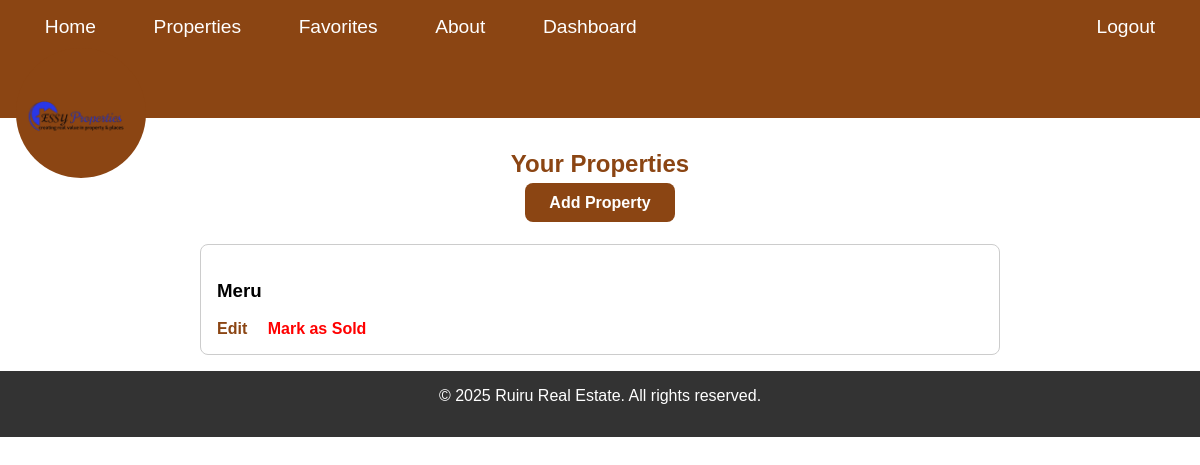
Page /seller/dashboard/ (signed in) on the earlier database version.
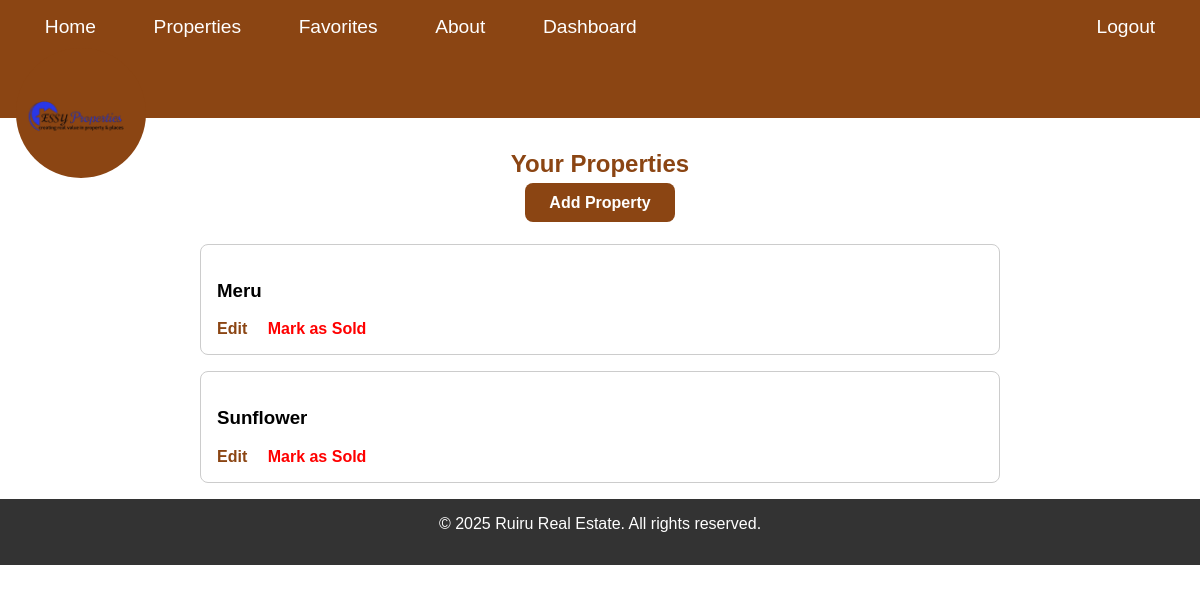
Same page on the later database version.
### mainapp/models.py (models this page shows, shortened)
class Property(models.Model):
    PROPERTY_TYPES = (
        ('house', 'House'),
        ('apartment', 'Apartment'),
        ('commercial', 'Commercial'),
        ('land', 'Land'),
    )
    seller = models.ForeignKey(SellerProfile, on_delete=models.CASCADE, related_name='properties')
    title = models.CharField(max_length=200)
    description = models.TextField()
    property_type = models.CharField(max_length=50, choices=PROPERTY_TYPES)
    price = models.DecimalField(max_digits=12, decimal_places=2)
    location_address = models.CharField(max_length=255)
    latitude = models.DecimalField(max_digits=9, decimal_places=6, blank=True, null=True)
    longitude = models.DecimalField(max_digits=9, decimal_places=6, blank=True, null=True)
    image_main = models.ImageField(upload_to='mainapp/properties/')
    image_gallery_1 = models.ImageField(upload_to='mainapp/properties/', blank=True, null=True)
    image_gallery_2 = models.ImageField(upload_to='mainapp/properties/', blank=True, null=True)
    image_gallery_3 = models.ImageField(upload_to='mainapp/properties/', blank=True, null=True)
    amenities = models.TextField(blank=True, null=True)
    floor_plan = models.FileField(upload_to='mainapp/floorplans/', blank=True, null=True)
    is_available = models.BooleanField(default=True)
    view_count = models.PositiveIntegerField(default=0)
    created_at = models.DateTimeField(auto_now_add=True)
    updated_at = models.DateTimeField(auto_now=True)

### mainapp/views.py (the view)
# urls.py: path('seller/dashboard/', views.seller_dashboard, name='seller_dashboard'),
@login_required
def seller_dashboard(request):
    profile, _ = SellerProfile.objects.get_or_create(user=request.user)
    properties = profile.properties.all()
    return render(request, 'mainapp/seller_dashboard.html', {'properties': properties})

### mainapp/templates/mainapp/seller_dashboard.html (shortened to what this page needs)
{% extends 'mainapp/base.html' %}
{% block content %}
<div style="text-align:center; margin-top:2rem; margin-bottom:2rem;">
  <h2 style="color:#8B4513; margin-bottom:1rem;">Your Properties</h2>
  <a href="{% url 'create_property' %}"
     style="padding:0.7rem 1.5rem; background:#8B4513; color:white; border-radius:8px; text-decoration:none; font-weight:bold;">
    Add Property
  </a>
</div>
<div style="max-width:800px; margin:0 auto;">
  {% for property in properties %}
    <div style="border:1px solid #ccc; padding:1rem; margin-bottom:1rem; border-radius:8px;">
      <h3>{{ property.title }}</h3>
      <div style="margin-top:0.5rem;">
        <a href="{% url 'edit_property' property.pk %}"
           style="margin-right:1rem; color:#8B4513; text-decoration:none; font-weight:bold;">Edit</a>
        <a href="{% url 'mark_as_sold' property.pk %}"
           style="color:red; text-decoration:none; font-weight:bold;">Mark as Sold</a>
      </div>
    </div>
  {% empty %}
    <p style="text-align:center; color:#555;">You have no properties listed yet.</p>
  {% endfor %}
</div>
{% endblock %}

Differences in the rows shown:
added Property: title "Sunflower"
